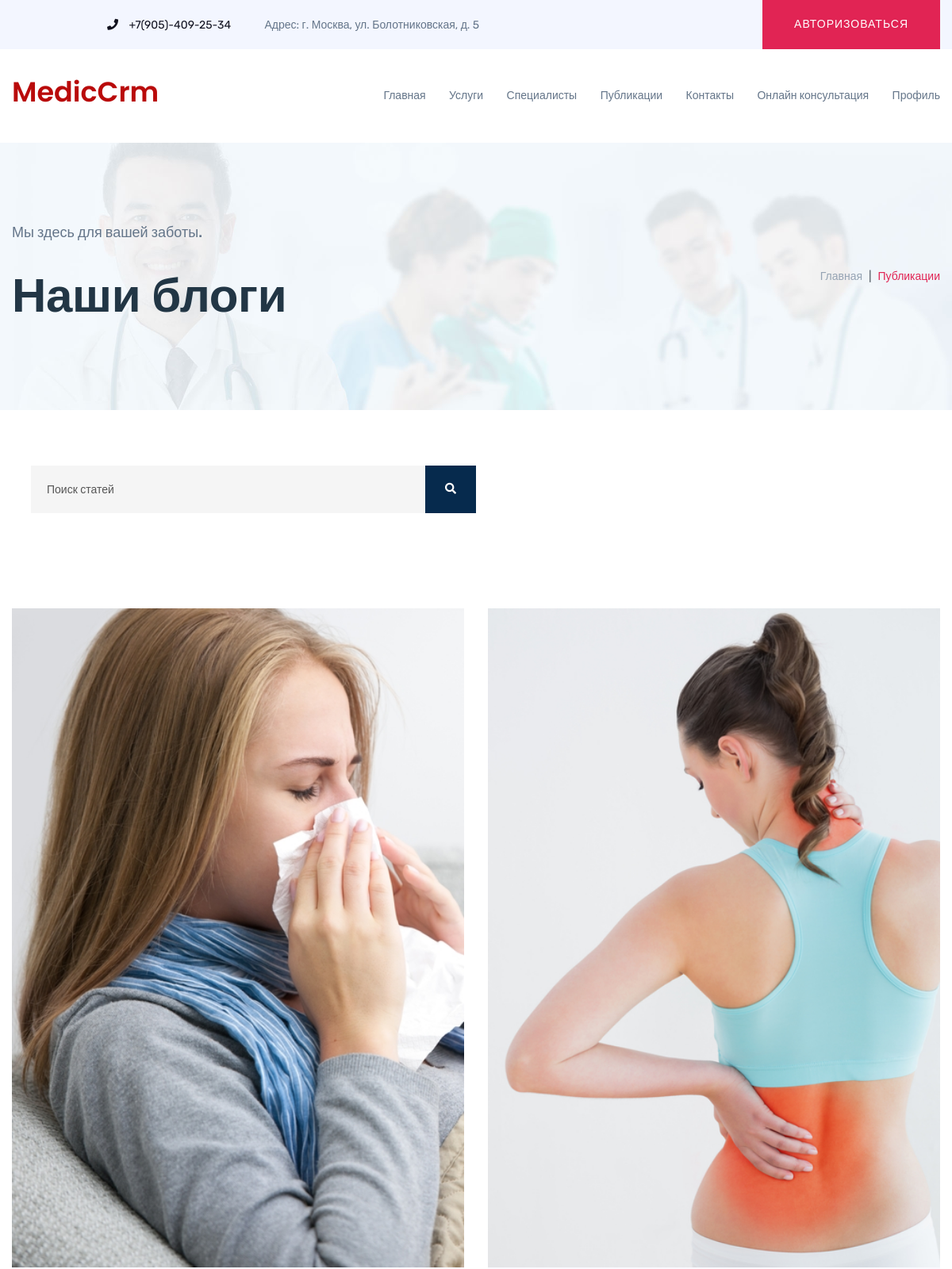
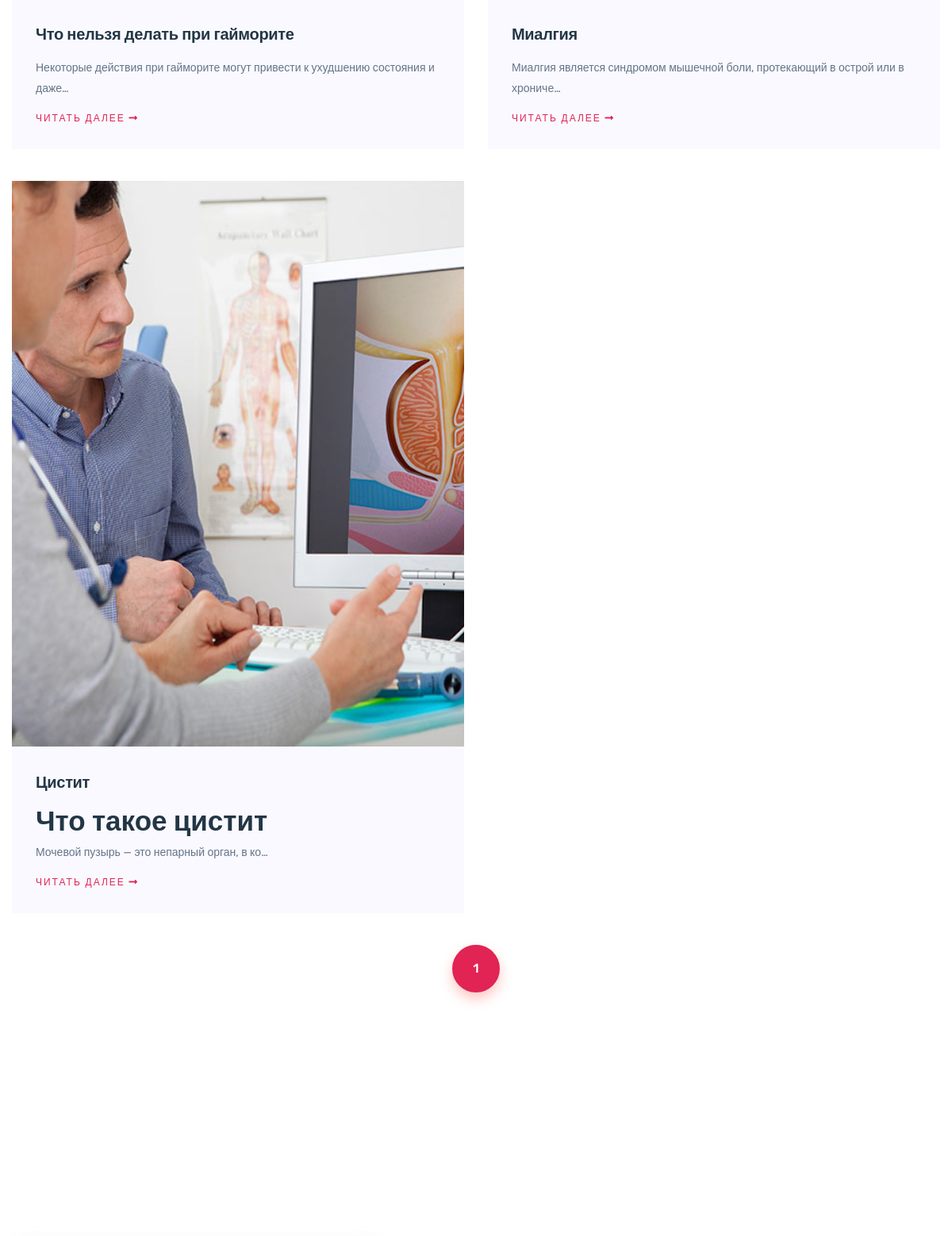
Screenshot of /blog/ (upper part) with the database file from the repository (2 pictures, top to bottom).
### blog/models.py (models this page shows, shortened)
class BlogPost(models.Model):
    title = models.CharField(max_length=300)
    slug = models.SlugField(unique=True)
    image = models.ImageField( upload_to="blog/")
    date_added = models.DateField(auto_now_add=True)
    tags = models.ManyToManyField(Tags, related_name='blogposts')
    post_text = RichTextField()

### blog/views.py (the view, shortened to what this page needs)
# urls.py: path("", BlogMainView.as_view(), name="blog_main"),
class BlogMainView(View):
    template_name = "pages/blog/blog-2-col.html"
    def get_context_data(self, *args, **kwargs):
        context = {}
        posts = BlogPost.objects.all()
        current_page = self.request.GET.get('page', 1)
        paginator = Paginator(posts, 4)
        try:
            page_obj = paginator.page(current_page)
        except paginator.PageNotAnInteger:
            page_obj = paginator.page(1)
        except paginator.EmptyPage:
            page_obj = paginator.page(paginator.num_pages)
        context['posts'] = page_obj
        context['page_obj'] = page_obj
        context['paginator'] = paginator
        return context
    def get(self,request, *args, **kwargs):
        context = self.get_context_data()
        return render(request, self.template_name, context)

### templates/pages/blog/blog-2-col.html (shortened to what this page needs)
{% extends 'wrapper.html' %}
{% load static %}
{% block content %}
        <section class="breadcrumb-bg pt-200 pb-180" data-background="{% static 'img/page/page-bg.jpg' %}">
            <div class="container">
                <div class="row">
                    <div class="col-lg-9 col-md-9">
                        <div class="page-title">
                            <p class="small-text pb-15">Мы здесь для вашей заботы.</p>
                            <h1>Наши блоги</h1>
                        </div>
                    </div>
                    <div class="col-lg-3 col-md-3 d-flex justify-content-start justify-content-md-end align-items-center">
                        <div class="page-breadcumb">
                            <nav aria-label="breadcrumb">
                                <ol class="breadcrumb ">
                                    <li class="breadcrumb-item">
                                        <a href="{% url 'main_app:home' %}">Главная</a>
                                    </li>
                                    <li class="breadcrumb-item active" aria-current="page">Публикации</li>
                                </ol>
                            </nav>
                        </div>
                    </div>
                </div>
            </div>
        </section>
        <section style="margin-top: 70px;">
            <div class="container px-4">
                <div class="row">
                    <div class="col d-flex justify-content-start">
                        <form class="search-form col-xs-12 col-lg-6" method="post">
                            <input type="text" name="title" placeholder="Поиск статей" width="100%">
                            <button type="submit" name="filter"><i class="fas fa-search"></i></button>
                        </form>
                    </div>
                </div>
            </div>
        </section>
        <section class="blog-area pt-120 pb-120">
            <div class="container">
                <div class="row">
                    {% for i in posts %}
                    <div class="col-lg-6 col-md-6">
                        <article class="postbox post format-image mb-40">
                            <div class="postbox__thumb">
                                <a href="{% url 'blog:blog_detail' i.slug %}">
                                    <img src="{{ i.image.url }}" alt="blog_image">
                                </a>
                            </div>
                            <div class="postbox__text p-30">
                                <h3 class="blog-title blog-title-sm">
                                    <a href="{% url 'blog:blog_detail' i.slug %}">{{ i.title }}</a>
                                </h3>
                                <div class="post-text">
                                    <p>{{ i.post_text|safe|truncatechars:80 }}</p>
                                </div>
                                <div class="read-more">
                                    <a href="{% url 'blog:blog_detail' i.slug %}" class="read-more">ЧИТАТЬ ДАЛЕЕ <i class="fas fa-long-arrow-alt-right"></i></a>
                                </div>
                            </div>
                        </article>
                    </div>
                    {% endfor %}
                </div>
                <div class="row">
                    <div class="col-12">
                        <div class="basic-pagination basic-pagination-2 text-center">
                            <ul>
                                {% for p in paginator.page_range %}
                                    <li {% if p == page_obj.number %}class="active"{% endif %}>
                                        <a href="?page={{ p }}">{{ p }}</a>
                                    </li>
                                {% endfor %}
                            </ul>
                        </div>
                    </div>
                </div>
            </div>
        </section>
{% endblock content %}

### static/css/default.css (style rules this page uses)
.mb-40 { margin-bottom: 40px; }
.pt-120 { padding-top: 120px; }
.pt-200 { padding-top: 200px; }
.pb-15 { padding-bottom: 15px; }
.pb-120 { padding-bottom: 120px; }
.pb-180 { padding-bottom: 180px; }

### static/css/responsive.css (style rules this page uses)
@media (min-width: 1200px) { .container { max-width:1200px } }
@media (min-width: 992px) and (max-width: 1200px) { .breadcrumb-bg { padding: 100px 0; } }

### rows the page displays
BlogPost: image (picture), title "Что нельзя делать при гайморите", post_text "Некоторые действия при гайморите могут привести к ухудшению состояния и даже…"
BlogPost: image (picture), title "Миалгия", post_text "Миалгия является синдромом мышечной боли, протекающий в острой или в хрониче…"
BlogPost: image (picture), title "Цистит", post_text "Что такое цистит Мочевой пузырь — это непарный орган, в ко…"

### other values shown
{{ p }} "1"
